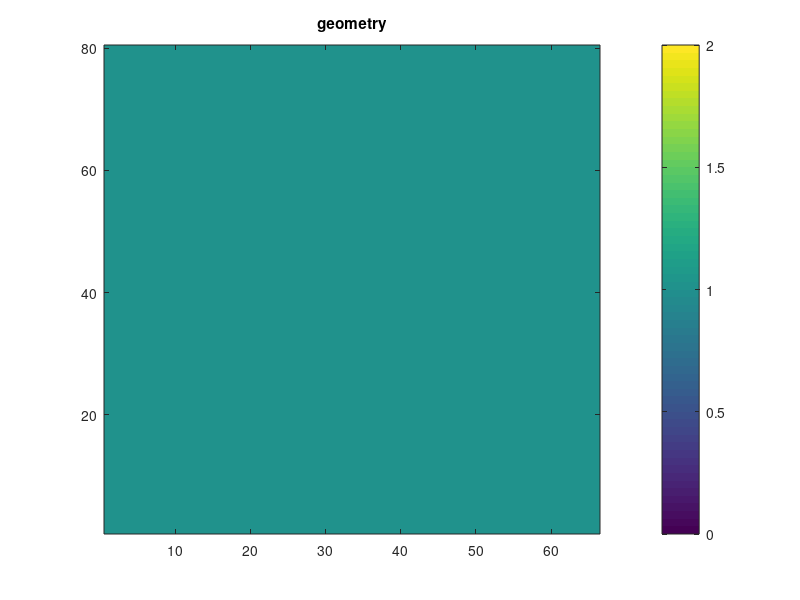
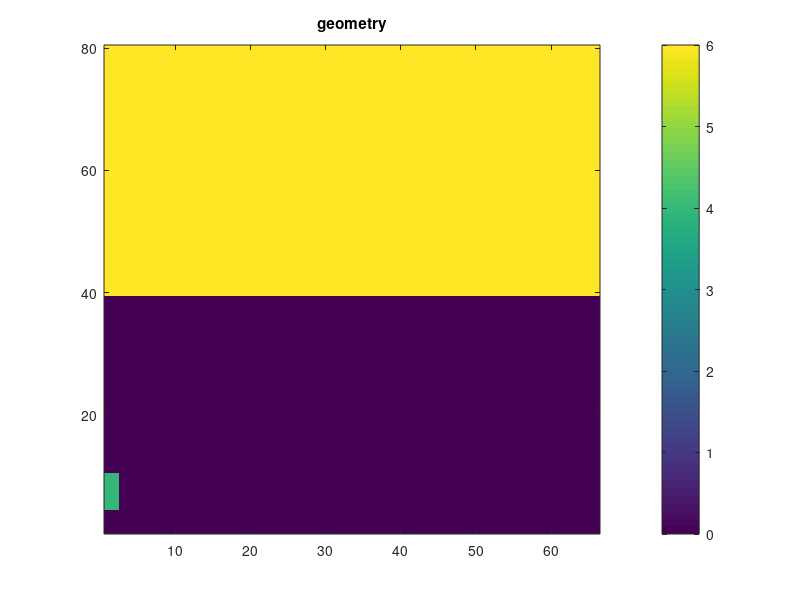

Write MATLAB code to recreate these figures, in order. (Note: this script raises an error after producing the figures.)
%   |\\\\\\\\\\\\\\\\\\\\\\\\\\\|  
%   |___________________________|   _
%   |                           |   |
%   |                           |   |      
%   |                           |   |      
%   |_____                      |   |  H
%   |     |                     |   |
%   |_____|                     |   |
%   |                           |   |
%   |___________________________|   _
%               L

%%
%setting parameters of materials
w = .033; %m
h = .04; %m
Dx = 0.0005;       %.5 mm cell width and height
k_c       = 1;     %thermal conductivity of copper wire
k_i       = 1;     %thermal conductivity of insulation
k_t       = 1;     %thermal conductivity of tile
k_air     = 1;

q_wire    = 1;

%Bi %??? do we need this?

R = int16(h/Dx);
C = w/Dx;       
%%
% initialising the geometry

geom = zeros(R,C);
model = zeros(R,C);

geom(1:end,1:end) = 1;

model(5:10,1:2.5)  = 4;
model(40:80,1:end) = 6;   

idx=find(geom==1);      %finds all the cells with 1's 
                        %(i.e. in the domain. should be all the cells in our case)
figure(1);imagesc(geom)
title('geometry')
colorbar
set(gca,'YDir','normal')

figure(2);imagesc(model)
title('geometry')
colorbar
set(gca,'YDir','normal')
%%
% Setting up Matricies
A = sparse(length(idx),length(idx));
%A = zeros(length(idx),length(idx));
Adum = zeros(R,C); % Dummy 2D matrix containing weighting at each 
% row and cell index. Used to assign weights to correct cells in A matrix
% when Adum is converted to a vector form it comprises one row of the A
% matrix.

b = Adum(idx); % initialise b as matrix of zeros corresponding to geometry of plate
% figure(2);imagesc(b)
% title('Dummy matrix')
% colorbar
% set(gca,'YDir','normal')

for iN = 1:length(idx)
    Adum = zeros(R,C);          % Dummy 2D matrix containing weighting at each cell
    Adum(idx(iN)) = 2;          % set current entry to a value of 2
    [iR, iC]=find(Adum==2);     % find locations of the entry identified on above row
    inside = True
%%%%%%%%%%%%%%%%%%_corners of model_%%%%%%%%%%%%%%%%%%%%
%     while inside == True;
        if iR == 1 && iC == 1   % Bottom LH corner cell
            cas = 1;
            Adum(iR,iC:iC+1) = [-2 1];
            Adum(iR+1,iC)    = 1;
            b(iN) = q_wire*Dx^2/k_i;    %done

        elseif iR == 80 && iC == 1      %top left of model - exposed to air 
            cas = 2;
            Adum(iR,iC:iC+1) = [-(2*k_t+k_air) k_t];
            Adum(iR+1,iC) = k_air;
            Adum(iR-1,iC) = k_t;
            b(iN) = q_wire*Dx^2;    %done - with inspection of case 2
        
        elseif iR == 80 && iC == 66      %top right of model
            cas = 3;
            Adum(iR,iC-1:iC) = [k_t -(2*k_t+k_air)];
            Adum(iR+1,iC) = k_air;
            Adum(iR-1,iC) = k_t;
            b(iN) = q_wire*Dx^2;    %done - with inspection of case 2  
            
        elseif iR == 1 && iC == 66      %bottom right of model
            cas = 4;
            Adum(iR,iC-1:iC) = [1 -2];
            Adum(iR+1,iC)    = 1;
            b(iN) = q_wire*Dx^2/k_i;    %done by inspection of cas #1
        
%%%%%%%%%%%%%%%%%%_where insulation meets tile_%%%%%%%%%%%%%%%%%%%%
%                      right and left side                        %
        
        elseif iR == 40 && iC == 1      %left side insulation meets tile
            cas = 5;
            Adum(iR,iC:iC+1) = [-(2*k_t+k_i) k_t];
            Adum(iR+1,iC)    = k_t;
            Adum(iR-1,iC)    = k_i;
            b(iN) = -q_wire*Dx^2;  %done 

        elseif iR == 40 && iC == 66      %left side insulation meets tile
            cas = 6;
            Adum(iR,iC-1:iC) = [k_t -(2*k_t+k_i)];
            Adum(iR+1,iC)    = k_t;
            Adum(iR-1,iC)    = k_i;
            b(iN) = -q_wire*Dx^2;  %done
            
        elseif iR == 1 && iC > 0 %do range for bottom of tile
            cas = 24;
            Adum(iR,iC-1:iC+1) = [k_t -(3*k_t+k_i) k_t];
            Adum(iR+1,iC)    = k_t;
            Adum(iR-1,iC)    = k_i;
            b(iN) = -q_wire*Dx^2;  %done
            
%%%%%%%%%%%%%%%%%%_corners of wire _%%%%%%%%%%%%%%%%%%%%
 
        elseif iR == 10 && iC == 1      %bottom left of wire
            cas = 7;
            Adum(iR,iC:iC+1) = [-(2*k_c+k_i) k_c];
            Adum(iR+1,iC) = k_c;
            Adum(iR-1,iC) = k_i;
            b(iN) = -q_wire*Dx^2;   %done by inspection 
        
        elseif iR == 20 && iC == 1      %top left of wire
            cas = 8;
            Adum(iR,iC:iC+1) = [-(2*k_c+k_i) k_c]
            Adum(iR+1,iC) = k_i;
            Adum(iR-1,iC) = k_c;
            b(iN) = -q_wire*Dx^2;  %done   
        
        elseif iR == 10 && iC == 5      %bottom right corner of the wire
            cas = 9;
            Adum(iR,iC-1:iC+1) = [k_c -(2*k_c+2*k_i) k_i];
            Adum(iR+1,iC)    = k_c;
            Adum(iR-1,iC)    = k_i;
            b(iN) = -q_wire*Dx^2;  %done
            
        elseif iR == 20 && iC == 5      %top right corner of the wire
            cas = 10;
            Adum(iR,iC-1:iC+1) = [k_c -(2*k_c+2*k_i) k_i];
            Adum(iR+1,iC)    = k_i;
            Adum(iR-1,iC)    = k_c;
            b(iN) = -q_wire*Dx^2;  %done

%%%%%%%%%%%%%%%%%%_top and bottom of wire_%%%%%%%%%%%%%%%%%%%%
        
        elseif iR == 20 && iC < 6 %do range for top of copper
            cas = 11;
            Adum(iR,iC-1:iC+1) = [k_c -(3*k_c+k_i) k_c];
            Adum(iR+1,iC)    = k_i;
            Adum(iR-1,iC)    = k_c;
            b(iN) = -q_wire*Dx^2;  %done

        elseif iR == 10 && iC <6    %do range for bottom of copper
            cas = 12;
            Adum(iR,iC-1:iC+1) = [k_c -(3*k_c+k_i) k_c];
            Adum(iR+1,iC)    = k_c;
            Adum(iR-1,iC)    = k_i;
            b(iN) = -q_wire*Dx^2;  %done    

%%%%%%%%%%%%%%%%%%_top of model_%%%%%%%%%%%%%%%%%%%%
       
        elseif iR == 80 && iC > 0   %do range for top of t exposed to air
            cas = 13;
            Adum(iR,iC-1:iC+1) = [k_t -(3*k_t+k_air) k_t];
            Adum(iR+1,iC)    = k_air;
            Adum(iR-1,iC)    = k_t;
            b(iN) = -q_wire*Dx^2;  %done

%%%%%%%%%%%%%%%%%%_interior cells_%%%%%%%%%%%%%%%%%%%%
            
        elseif iR > 10 && iR < 20 && iC < 6 && iC > 1 %range for all interior wire cells 
            cas = 14;
            Adum(iR,iC-1:iC+1) = [1 -(3) 1];
            Adum(iR+1,iC)    = 1;
            Adum(iR-1,iC)    = 1;
            b(iN) = -q_wire*Dx^2/k_c;  %done
                    
        elseif iR > 1 && iR < 38 && iC < 65 && iC > 1%range for all interior insulation cells 
            if iR >8 && iR < 22 && iC < 7 
                inside = False %if cells are the wire... pass this statement
            end
            cas = 15;
            Adum(iR,iC-1:iC+1) = [1 -(3) 1];
            Adum(iR+1,iC)    = 1;
            Adum(iR-1,iC)    = 1;
            b(iN) = -q_wire*Dx^2/k_i;  %done         
        
        elseif iR > 10 && iR < 20 && iC < 6 && iC > 1%range for all interior tile cells 
            cas = 16;
            Adum(iR,iC-1:iC+1) = [1 -(3) 1];
            Adum(iR+1,iC)    = 1;
            Adum(iR-1,iC)    = 1;
            b(iN) = -q_wire*Dx^2/k_t;  %done

%%%%%%%%%%%%%%%%%%_bottom of insulation_%%%%%%%%%%%%%%%%%%%%

        elseif %do range for all bottom of the insulation            
            cas = 17;
            Adum(iR,iC-1:iC+1) = [k_i -(3*k_i) k_i];
            Adum(iR+1,iC)    = k_i;
            b(iN) = -q_wire*Dx^2;  %done

%%%%%%%%%%%%%%%%%%%%%_left walls_%%%%%%%%%%%%%%%%%%%%%%%

        elseif %do range for all left walls of insulation
            cas = 18;
            Adum(iR,iC:iC+1) = [-3 k_i];
            Adum(iR+1,iC)    = k_i;
            Adum(iR-1,iC)    = k_i;
            b(iN) = -q_wire*Dx^2;  

        elseif %do range for all left walls of tile
            cas = 19;
            Adum(iR,iC:iC+1) = [-3 k_t];
            Adum(iR+1,iC)    = k_t;
            Adum(iR-1,iC)    = k_t;
            b(iN) = -q_wire*Dx^2;
            
        elseif %do range for all left walls of copper
            cas = 20;
            Adum(iR,iC:iC+1) = [-3 k_c];
            Adum(iR+1,iC)    = k_c;
            Adum(iR-1,iC)    = k_c;
            b(iN) = -q_wire*Dx^2;
            
%%%%%%%%%%%%%%%%%%%%%_right walls_%%%%%%%%%%%%%%%%%%%%%%%

        elseif %do range for all right walls of insulation
            cas = 21;
            Adum(iR,iC-1:iC) = [k_i -3];
            Adum(iR+1,iC)    = k_i;
            Adum(iR-1,iC)    = k_i;
            b(iN) = -q_wire*Dx^2;  

        elseif %do range for all right walls of tile
            cas = 22;
            Adum(iR,iC-1:iC) = [k_t -3];
            Adum(iR+1,iC)    = k_t;
            Adum(iR-1,iC)    = k_t;
            b(iN) = -q_wire*Dx^2;
            
        elseif %do range for all right walls of copper
            cas = 23;
            Adum(iR,iC-1:iC) = [k_c -3];
            Adum(iR+1,iC)    = k_c;
            Adum(iR-1,iC)    = k_c;
            b(iN) = -q_wire*Dx^2;
      
            
        end
end



            
            
            
            
            
